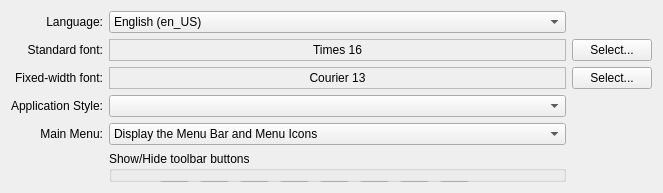
     <widget class="QWidget" name="tab_3" >
      <attribute name="title" >
       <string>Appearance</string>
      </attribute>
      <layout class="QGridLayout" >
       <item row="1" column="0" >
        <widget class="QLabel" name="label_5" >
         <property name="text" >
          <string>Standard font:</string>
         </property>
         <property name="alignment" >
          <set>Qt::AlignRight|Qt::AlignTrailing|Qt::AlignVCenter</set>
         </property>
        </widget>
       </item>
       <item row="1" column="1" >
        <widget class="QLabel" name="standardLabel" >
         <property name="sizePolicy" >
          <sizepolicy vsizetype="Preferred" hsizetype="Expanding" >
           <horstretch>0</horstretch>
           <verstretch>0</verstretch>
          </sizepolicy>
         </property>
         <property name="frameShape" >
          <enum>QFrame::StyledPanel</enum>
         </property>
         <property name="text" >
          <string>Times 16</string>
         </property>
         <property name="alignment" >
          <set>Qt::AlignCenter</set>
         </property>
        </widget>
       </item>
       <item row="1" column="2" >
        <widget class="QPushButton" name="standardFontButton" >
         <property name="text" >
          <string>Select...</string>
         </property>
        </widget>
       </item>
       <item row="2" column="0" >
        <widget class="QLabel" name="label_6" >
         <property name="text" >
          <string>Fixed-width font:</string>
         </property>
         <property name="alignment" >
          <set>Qt::AlignRight|Qt::AlignTrailing|Qt::AlignVCenter</set>
         </property>
        </widget>
       </item>
       <item row="2" column="1" >
        <widget class="QLabel" name="fixedLabel" >
         <property name="frameShape" >
          <enum>QFrame::StyledPanel</enum>
         </property>
         <property name="text" >
          <string>Courier 13</string>
         </property>
         <property name="alignment" >
          <set>Qt::AlignCenter</set>
         </property>
        </widget>
       </item>
       <item row="2" column="2" >
        <widget class="QPushButton" name="fixedFontButton" >
         <property name="text" >
          <string>Select...</string>
         </property>
        </widget>
       </item>
       <item row="4" column="1" >
        <widget class="QComboBox" name="comboBoxStyle" >
         <property name="sizeAdjustPolicy" >
          <enum>QComboBox::AdjustToMinimumContentsLength</enum>
         </property>
        </widget>
       </item>
       <item row="4" column="0" >
        <widget class="QLabel" name="label_15" >
         <property name="text" >
          <string>Application Style:</string>
         </property>
         <property name="alignment" >
          <set>Qt::AlignLeading|Qt::AlignLeft|Qt::AlignRight|Qt::AlignTrailing|Qt::AlignVCenter</set>
         </property>
        </widget>
       </item>
       <item row="6" column="1" >
        <widget class="QGroupBox" name="groupBox_4" >
         <property name="title" >
          <string>Show/Hide toolbar buttons</string>
         </property>
         <widget class="QToolButton" name="tbGoBack" >
          <property name="geometry" >
           <rect>
            <x>50</x>
            <y>30</y>
            <width>31</width>
            <height>31</height>
           </rect>
          </property>
          <property name="toolTip" >
           <string>Back</string>
          </property>
          <property name="icon" >
           <iconset>
            <normaloff>://arrow_left_green.png</normaloff>://arrow_left_green.png</iconset>
          </property>
          <property name="checkable" >
           <bool>true</bool>
          </property>
          <property name="checked" >
           <bool>true</bool>
          </property>
          <property name="toolButtonStyle" >
           <enum>Qt::ToolButtonTextBesideIcon</enum>
          </property>
         </widget>
         <widget class="QToolButton" name="tbGoForward" >
          <property name="geometry" >
           <rect>
            <x>90</x>
            <y>30</y>
            <width>31</width>
            <height>31</height>
           </rect>
          </property>
          <property name="toolTip" >
           <string>Forward</string>
          </property>
          <property name="icon" >
           <iconset>
            <normaloff>://arrow_right_green.png</normaloff>://arrow_right_green.png</iconset>
          </property>
          <property name="checkable" >
           <bool>true</bool>
          </property>
          <property name="checked" >
           <bool>true</bool>
          </property>
          <property name="toolButtonStyle" >
           <enum>Qt::ToolButtonTextBesideIcon</enum>
          </property>
         </widget>
         <widget class="QToolButton" name="tbAddBook" >
          <property name="geometry" >
           <rect>
            <x>170</x>
            <y>30</y>
            <width>31</width>
            <height>31</height>
           </rect>
          </property>
          <property name="toolTip" >
           <string>Add Bookmark</string>
          </property>
          <property name="icon" >
           <iconset>
            <normaloff>://add2.png</normaloff>://add2.png</iconset>
          </property>
          <property name="checkable" >
           <bool>true</bool>
          </property>
          <property name="checked" >
           <bool>true</bool>
          </property>
          <property name="toolButtonStyle" >
           <enum>Qt::ToolButtonTextBesideIcon</enum>
          </property>
         </widget>
         <widget class="QToolButton" name="tbHome" >
          <property name="geometry" >
           <rect>
            <x>130</x>
            <y>30</y>
            <width>31</width>
            <height>31</height>
           </rect>
          </property>
          <property name="toolTip" >
           <string>Home</string>
          </property>
          <property name="icon" >
           <iconset>
            <normaloff>://house.png</normaloff>://house.png</iconset>
          </property>
          <property name="checkable" >
           <bool>true</bool>
          </property>
          <property name="checked" >
           <bool>true</bool>
          </property>
          <property name="toolButtonStyle" >
           <enum>Qt::ToolButtonTextBesideIcon</enum>
          </property>
         </widget>
         <widget class="QToolButton" name="tbRefresh" >
          <property name="geometry" >
           <rect>
            <x>250</x>
            <y>30</y>
            <width>31</width>
            <height>31</height>
           </rect>
          </property>
          <property name="toolTip" >
           <string>Refresh / Go</string>
          </property>
          <property name="icon" >
           <iconset>
            <normaloff>://nav_refresh_green.png</normaloff>://nav_refresh_green.png</iconset>
          </property>
          <property name="checkable" >
           <bool>true</bool>
          </property>
          <property name="checked" >
           <bool>true</bool>
          </property>
          <property name="toolButtonStyle" >
           <enum>Qt::ToolButtonTextBesideIcon</enum>
          </property>
         </widget>
         <widget class="QToolButton" name="tbAppStyle" >
          <property name="geometry" >
           <rect>
            <x>90</x>
            <y>70</y>
            <width>31</width>
            <height>31</height>
           </rect>
          </property>
          <property name="toolTip" >
           <string>Application Style</string>
          </property>
          <property name="icon" >
           <iconset>
            <normaloff>://app_style.png</normaloff>://app_style.png</iconset>
          </property>
          <property name="checkable" >
           <bool>true</bool>
          </property>
          <property name="checked" >
           <bool>true</bool>
          </property>
          <property name="toolButtonStyle" >
           <enum>Qt::ToolButtonTextBesideIcon</enum>
          </property>
         </widget>
         <widget class="QToolButton" name="tbPrivMode" >
          <property name="geometry" >
           <rect>
            <x>130</x>
            <y>70</y>
            <width>31</width>
            <height>31</height>
           </rect>
          </property>
          <property name="toolTip" >
           <string>Privacy Mode</string>
          </property>
          <property name="icon" >
           <iconset>
            <normaloff>://spy.png</normaloff>://spy.png</iconset>
          </property>
          <property name="checkable" >
           <bool>true</bool>
          </property>
          <property name="checked" >
           <bool>true</bool>
          </property>
          <property name="toolButtonStyle" >
           <enum>Qt::ToolButtonTextBesideIcon</enum>
          </property>
         </widget>
         <widget class="QToolButton" name="tbReset" >
          <property name="geometry" >
           <rect>
            <x>330</x>
            <y>70</y>
            <width>31</width>
            <height>31</height>
           </rect>
          </property>
          <property name="toolTip" >
           <string>Reset QtWeb</string>
          </property>
          <property name="icon" >
           <iconset>
            <normaloff>://delete.png</normaloff>://delete.png</iconset>
          </property>
          <property name="checkable" >
           <bool>true</bool>
          </property>
          <property name="checked" >
           <bool>false</bool>
          </property>
          <property name="toolButtonStyle" >
           <enum>Qt::ToolButtonTextBesideIcon</enum>
          </property>
         </widget>
         <widget class="QToolButton" name="tbImages" >
          <property name="geometry" >
           <rect>
            <x>290</x>
            <y>70</y>
            <width>31</width>
            <height>31</height>
           </rect>
          </property>
          <property name="toolTip" >
           <string>Images On/Off</string>
          </property>
          <property name="icon" >
           <iconset>
            <normaloff>://images.png</normaloff>://images.png</iconset>
          </property>
          <property name="checkable" >
           <bool>true</bool>
          </property>
          <property name="checked" >
           <bool>false</bool>
          </property>
          <property name="toolButtonStyle" >
           <enum>Qt::ToolButtonTextBesideIcon</enum>
          </property>
         </widget>
         <widget class="QToolButton" name="tbPrefs" >
          <property name="geometry" >
           <rect>
            <x>170</x>
            <y>70</y>
            <width>31</width>
            <height>31</height>
           </rect>
          </property>
          <property name="toolTip" >
           <string>Preferences</string>
          </property>
          <property name="icon" >
           <iconset>
            <normaloff>://settings.png</normaloff>://settings.png</iconset>
          </property>
          <property name="checkable" >
           <bool>true</bool>
          </property>
          <property name="checked" >
           <bool>true</bool>
          </property>
          <property name="toolButtonStyle" >
           <enum>Qt::ToolButtonTextBesideIcon</enum>
          </property>
         </widget>
         <widget class="QToolButton" name="tbProxy" >
          <property name="geometry" >
           <rect>
            <x>250</x>
            <y>70</y>
            <width>31</width>
            <height>31</height>
           </rect>
          </property>
          <property name="toolTip" >
           <string>Proxy On/Off</string>
          </property>
          <property name="icon" >
           <iconset>
            <normaloff>://proxy.png</normaloff>://proxy.png</iconset>
          </property>
          <property name="checkable" >
           <bool>true</bool>
          </property>
          <property name="checked" >
           <bool>false</bool>
          </property>
          <property name="toolButtonStyle" >
           <enum>Qt::ToolButtonTextBesideIcon</enum>
          </property>
         </widget>
         <widget class="QToolButton" name="tbCompatibility" >
          <property name="geometry" >
           <rect>
            <x>50</x>
            <y>70</y>
            <width>31</width>
            <height>31</height>
           </rect>
          </property>
          <property name="toolTip" >
           <string>Compatibility</string>
          </property>
          <property name="icon" >
           <iconset>
            <normaloff>://logo.png</normaloff>://logo.png</iconset>
          </property>
          <property name="checkable" >
           <bool>true</bool>
          </property>
          <property name="checked" >
           <bool>true</bool>
          </property>
          <property name="toolButtonStyle" >
           <enum>Qt::ToolButtonTextBesideIcon</enum>
          </property>
         </widget>
         <widget class="QToolButton" name="tbTextSize" >
          <property name="geometry" >
           <rect>
            <x>330</x>
            <y>30</y>
            <width>31</width>
            <height>31</height>
           </rect>
          </property>
          <property name="toolTip" >
           <string>Change Text Size</string>
          </property>
          <property name="icon" >
           <iconset>
            <normaloff>://textsize.png</normaloff>://textsize.png</iconset>
          </property>
          <property name="checkable" >
           <bool>true</bool>
          </property>
          <property name="checked" >
           <bool>false</bool>
          </property>
          <property name="toolButtonStyle" >
           <enum>Qt::ToolButtonTextBesideIcon</enum>
          </property>
         </widget>
         <widget class="QToolButton" name="tbBookmarks" >
          <property name="geometry" >
           <rect>
            <x>210</x>
            <y>30</y>
            <width>31</width>
            <height>31</height>
           </rect>
          </property>
          <property name="toolTip" >
           <string>Show All Bookmarks</string>
          </property>
          <property name="icon" >
           <iconset>
            <normaloff>://bookmarks.png</normaloff>://bookmarks.png</iconset>
          </property>
          <property name="checkable" >
           <bool>true</bool>
          </property>
          <property name="checked" >
           <bool>false</bool>
          </property>
          <property name="toolButtonStyle" >
           <enum>Qt::ToolButtonTextBesideIcon</enum>
          </property>
         </widget>
         <widget class="QToolButton" name="tbInspect" >
          <property name="geometry" >
           <rect>
            <x>210</x>
            <y>70</y>
            <width>31</width>
            <height>31</height>
           </rect>
          </property>
          <property name="toolTip" >
           <string>Inspect Element</string>
          </property>
          <property name="icon" >
           <iconset>
            <normaloff>://inspect.png</normaloff>://inspect.png</iconset>
          </property>
          <property name="checkable" >
           <bool>true</bool>
          </property>
          <property name="checked" >
           <bool>false</bool>
          </property>
          <property name="toolButtonStyle" >
           <enum>Qt::ToolButtonTextBesideIcon</enum>
          </property>
         </widget>
         <widget class="QToolButton" name="tbVirtKeyb" >
          <property name="geometry" >
           <rect>
            <x>290</x>
            <y>30</y>
            <width>31</width>
            <height>31</height>
           </rect>
          </property>
          <property name="toolTip" >
           <string>Virtual Keyboard</string>
          </property>
          <property name="icon" >
           <iconset>
            <normaloff>://keyboard.png</normaloff>://keyboard.png</iconset>
          </property>
          <property name="checkable" >
           <bool>true</bool>
          </property>
          <property name="checked" >
           <bool>false</bool>
          </property>
          <property name="toolButtonStyle" >
           <enum>Qt::ToolButtonTextBesideIcon</enum>
          </property>
         </widget>
        </widget>
       </item>
       <item row="5" column="1" >
        <widget class="QComboBox" name="comboMainMenu" >
         <item>
          <property name="text" >
           <string>Display the Menu Bar and Menu Icons</string>
          </property>
         </item>
         <item>
          <property name="text" >
           <string>Display the Menu Bar, but hide Menu Icons (re-start is required when changed)</string>
          </property>
         </item>
         <item>
          <property name="text" >
           <string>Hide the Menu Bar (functionality can be accessed via Shortcuts)</string>
          </property>
         </item>
        </widget>
       </item>
       <item row="5" column="0" >
        <widget class="QLabel" name="label_14" >
         <property name="text" >
          <string>Main Menu:</string>
         </property>
         <property name="alignment" >
          <set>Qt::AlignLeading|Qt::AlignLeft|Qt::AlignRight|Qt::AlignTrailing|Qt::AlignVCenter</set>
         </property>
        </widget>
       </item>
       <item row="0" column="1" >
        <widget class="QComboBox" name="comboLangs" >
         <item>
          <property name="text" >
           <string>English (en_US)</string>
          </property>
         </item>
         <item>
          <property name="text" >
           <string>Chinese Traditional (zh_tw)</string>
          </property>
         </item>
         <item>
          <property name="text" >
           <string>Chinese Simplified (zh_cn)</string>
          </property>
         </item>
         <item>
          <property name="text" >
           <string>Czech (cz)</string>
          </property>
         </item>
         <item>
          <property name="text" >
           <string>French (fr)</string>
          </property>
         </item>
         <item>
          <property name="text" >
           <string>German (de)</string>
          </property>
         </item>
         <item>
          <property name="text" >
           <string>Hungarian (hu)</string>
          </property>
         </item>
         <item>
          <property name="text" >
           <string>Italian (it)</string>
          </property>
         </item>
         <item>
          <property name="text" >
           <string>Japanese (ja)</string>
          </property>
         </item>
         <item>
          <property name="text" >
           <string>Russian (ru)</string>
          </property>
         </item>
         <item>
          <property name="text" >
           <string>Spanish (es)</string>
          </property>
         </item>
         <item>
          <property name="text" >
           <string>Swedish (sv)</string>
          </property>
         </item>
        </widget>
       </item>
       <item row="0" column="0" >
        <widget class="QLabel" name="label_22" >
         <property name="text" >
          <string>Language:</string>
         </property>
         <property name="alignment" >
          <set>Qt::AlignLeading|Qt::AlignLeft|Qt::AlignRight|Qt::AlignTrailing|Qt::AlignVCenter</set>
         </property>
        </widget>
       </item>
      </layout>
     </widget>
